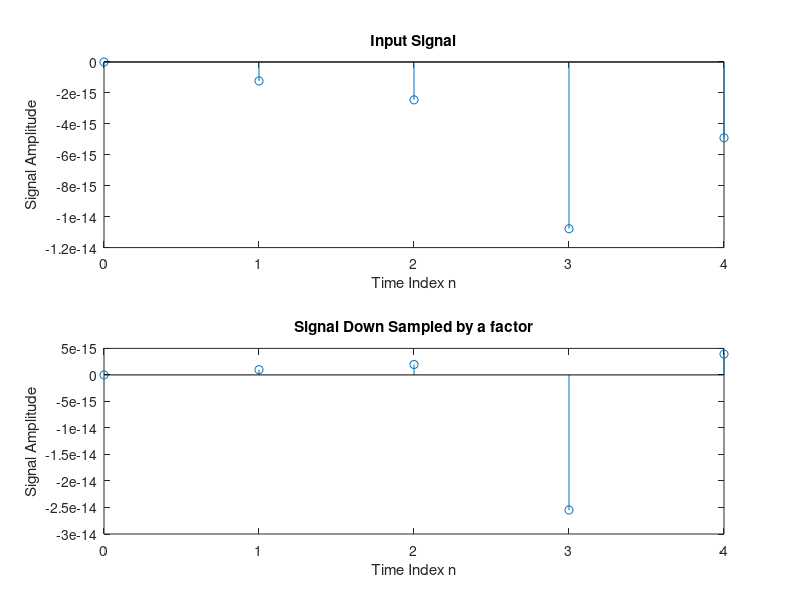

The MATLAB script that drew this image:
% Program to illustrate the down-sampling process by an integer factor
% Example
% Length of the signal = 10
% Down-sampling factor = 2
% Input signal frequency = 5000
clear all;
N=input('Length of the signal = ' );
M=input('Down-sampling factor = ' );
f0=input('Input signal frequency = ' );
%Generate the input sinusoidal sequence
n=0:N-1;
m=0:N*M-1;
x=sin(2*pi*f0*m);
%Generate the down-sampled sequence
y=x(1:M:length(x));
%Plot the input and downsampled signal in time domain
subplot(211); stem(n,x(1:N)); title('Input Signal' );
xlabel('Time Index n' ); ylabel('Signal Amplitude' );
subplot(212); stem(n,y); title('Signal Down Sampled by a factor');
xlabel('Time Index n' ); ylabel('Signal Amplitude' );